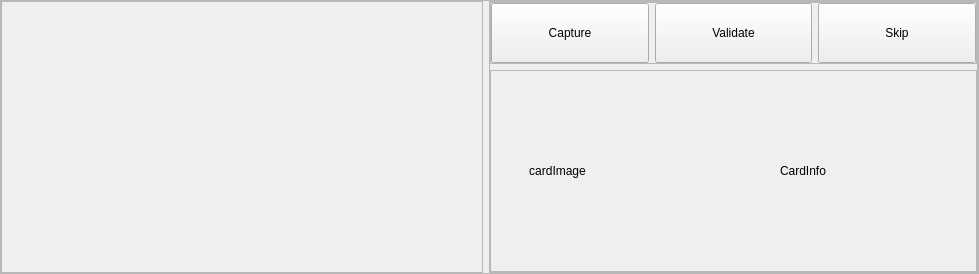
     <widget class="QFrame" name="topWidget">
      <property name="minimumSize">
       <size>
        <width>960</width>
        <height>270</height>
       </size>
      </property>
      <property name="maximumSize">
       <size>
        <width>1920</width>
        <height>540</height>
       </size>
      </property>
      <property name="frameShape">
       <enum>QFrame::StyledPanel</enum>
      </property>
      <property name="frameShadow">
       <enum>QFrame::Raised</enum>
      </property>
      <layout class="QHBoxLayout" name="horizontalLayout">
       <property name="leftMargin">
        <number>0</number>
       </property>
       <property name="topMargin">
        <number>0</number>
       </property>
       <property name="rightMargin">
        <number>0</number>
       </property>
       <property name="bottomMargin">
        <number>0</number>
       </property>
       <item>
        <widget class="QFrame" name="webcamWidget">
         <property name="minimumSize">
          <size>
           <width>480</width>
           <height>270</height>
          </size>
         </property>
         <property name="maximumSize">
          <size>
           <width>960</width>
           <height>540</height>
          </size>
         </property>
         <property name="frameShape">
          <enum>QFrame::StyledPanel</enum>
         </property>
         <property name="frameShadow">
          <enum>QFrame::Raised</enum>
         </property>
         <layout class="QHBoxLayout" name="horizontalLayout_3">
          <property name="leftMargin">
           <number>0</number>
          </property>
          <property name="topMargin">
           <number>0</number>
          </property>
          <property name="rightMargin">
           <number>0</number>
          </property>
          <property name="bottomMargin">
           <number>0</number>
          </property>
          <item>
           <widget class="QLabel" name="webcam">
            <property name="enabled">
             <bool>true</bool>
            </property>
            <property name="sizePolicy">
             <sizepolicy hsizetype="Maximum" vsizetype="Maximum">
              <horstretch>0</horstretch>
              <verstretch>0</verstretch>
             </sizepolicy>
            </property>
            <property name="minimumSize">
             <size>
              <width>480</width>
              <height>270</height>
             </size>
            </property>
            <property name="maximumSize">
             <size>
              <width>960</width>
              <height>540</height>
             </size>
            </property>
            <property name="text">
             <string/>
            </property>
            <property name="alignment">
             <set>Qt::AlignCenter</set>
            </property>
           </widget>
          </item>
         </layout>
        </widget>
       </item>
       <item>
        <widget class="QFrame" name="captureInfoWidget">
         <property name="minimumSize">
          <size>
           <width>480</width>
           <height>270</height>
          </size>
         </property>
         <property name="maximumSize">
          <size>
           <width>960</width>
           <height>540</height>
          </size>
         </property>
         <property name="frameShape">
          <enum>QFrame::StyledPanel</enum>
         </property>
         <property name="frameShadow">
          <enum>QFrame::Raised</enum>
         </property>
         <layout class="QVBoxLayout" name="verticalLayout_9">
          <property name="leftMargin">
           <number>0</number>
          </property>
          <property name="topMargin">
           <number>0</number>
          </property>
          <property name="rightMargin">
           <number>0</number>
          </property>
          <property name="bottomMargin">
           <number>0</number>
          </property>
          <item>
           <widget class="QFrame" name="frame">
            <property name="minimumSize">
             <size>
              <width>480</width>
              <height>35</height>
             </size>
            </property>
            <property name="maximumSize">
             <size>
              <width>960</width>
              <height>70</height>
             </size>
            </property>
            <property name="frameShape">
             <enum>QFrame::StyledPanel</enum>
            </property>
            <property name="frameShadow">
             <enum>QFrame::Raised</enum>
            </property>
            <layout class="QHBoxLayout" name="horizontalLayout_10">
             <property name="leftMargin">
              <number>0</number>
             </property>
             <property name="topMargin">
              <number>0</number>
             </property>
             <property name="rightMargin">
              <number>0</number>
             </property>
             <property name="bottomMargin">
              <number>0</number>
             </property>
             <item>
              <widget class="QPushButton" name="captureButton">
               <property name="minimumSize">
                <size>
                 <width>120</width>
                 <height>35</height>
                </size>
               </property>
               <property name="maximumSize">
                <size>
                 <width>240</width>
                 <height>70</height>
                </size>
               </property>
               <property name="text">
                <string>Capture</string>
               </property>
              </widget>
             </item>
             <item>
              <widget class="QPushButton" name="validateButton">
               <property name="minimumSize">
                <size>
                 <width>120</width>
                 <height>35</height>
                </size>
               </property>
               <property name="maximumSize">
                <size>
                 <width>240</width>
                 <height>70</height>
                </size>
               </property>
               <property name="text">
                <string>Validate</string>
               </property>
              </widget>
             </item>
             <item>
              <widget class="QPushButton" name="endTurnButton">
               <property name="minimumSize">
                <size>
                 <width>120</width>
                 <height>35</height>
                </size>
               </property>
               <property name="maximumSize">
                <size>
                 <width>240</width>
                 <height>70</height>
                </size>
               </property>
               <property name="text">
                <string>Skip</string>
               </property>
              </widget>
             </item>
            </layout>
           </widget>
          </item>
          <item>
           <widget class="QFrame" name="frame_2">
            <property name="minimumSize">
             <size>
              <width>480</width>
              <height>200</height>
             </size>
            </property>
            <property name="maximumSize">
             <size>
              <width>960</width>
              <height>400</height>
             </size>
            </property>
            <property name="frameShape">
             <enum>QFrame::StyledPanel</enum>
            </property>
            <property name="frameShadow">
             <enum>QFrame::Raised</enum>
            </property>
            <layout class="QHBoxLayout" name="horizontalLayout_11">
             <property name="leftMargin">
              <number>0</number>
             </property>
             <property name="topMargin">
              <number>0</number>
             </property>
             <property name="rightMargin">
              <number>0</number>
             </property>
             <property name="bottomMargin">
              <number>0</number>
             </property>
             <item>
              <widget class="QLabel" name="cardImage">
               <property name="minimumSize">
                <size>
                 <width>133</width>
                 <height>200</height>
                </size>
               </property>
               <property name="maximumSize">
                <size>
                 <width>267</width>
                 <height>400</height>
                </size>
               </property>
               <property name="text">
                <string>cardImage</string>
               </property>
               <property name="scaledContents">
                <bool>true</bool>
               </property>
               <property name="alignment">
                <set>Qt::AlignCenter</set>
               </property>
              </widget>
             </item>
             <item>
              <widget class="QLabel" name="cardInfo">
               <property name="minimumSize">
                <size>
                 <width>346</width>
                 <height>200</height>
                </size>
               </property>
               <property name="maximumSize">
                <size>
                 <width>693</width>
                 <height>400</height>
                </size>
               </property>
               <property name="text">
                <string>CardInfo</string>
               </property>
               <property name="alignment">
                <set>Qt::AlignCenter</set>
               </property>
              </widget>
             </item>
            </layout>
           </widget>
          </item>
         </layout>
        </widget>
       </item>
      </layout>
     </widget>
